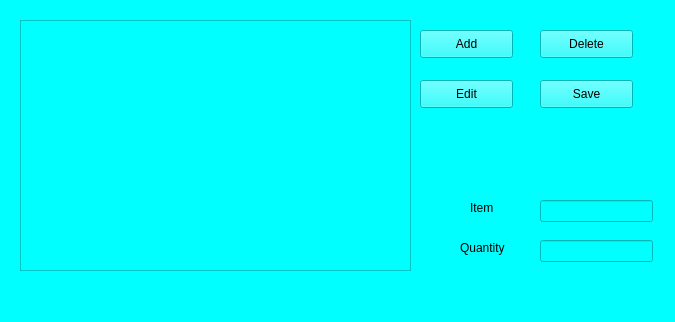
<?xml version="1.0" encoding="UTF-8"?>
<ui version="4.0">
 <class>MainWindow</class>
 <widget class="QMainWindow" name="MainWindow">
  <property name="geometry">
   <rect>
    <x>0</x>
    <y>0</y>
    <width>675</width>
    <height>322</height>
   </rect>
  </property>
  <property name="windowTitle">
   <string>MainWindow</string>
  </property>
  <property name="styleSheet">
   <string notr="true">background-color:#00FFFF;</string>
  </property>
  <widget class="QWidget" name="centralwidget">
   <widget class="QListWidget" name="listWidget_shoppingList">
    <property name="geometry">
     <rect>
      <x>20</x>
      <y>20</y>
      <width>391</width>
      <height>251</height>
     </rect>
    </property>
   </widget>
   <widget class="QPushButton" name="pushButton_add">
    <property name="geometry">
     <rect>
      <x>420</x>
      <y>30</y>
      <width>93</width>
      <height>28</height>
     </rect>
    </property>
    <property name="text">
     <string>Add</string>
    </property>
   </widget>
   <widget class="QPushButton" name="pushButton_delete">
    <property name="geometry">
     <rect>
      <x>540</x>
      <y>30</y>
      <width>93</width>
      <height>28</height>
     </rect>
    </property>
    <property name="text">
     <string>Delete</string>
    </property>
   </widget>
   <widget class="QPushButton" name="pushButton_edit">
    <property name="geometry">
     <rect>
      <x>420</x>
      <y>80</y>
      <width>93</width>
      <height>28</height>
     </rect>
    </property>
    <property name="text">
     <string>Edit</string>
    </property>
   </widget>
   <widget class="QLineEdit" name="lineEdit_itemName">
    <property name="geometry">
     <rect>
      <x>540</x>
      <y>200</y>
      <width>113</width>
      <height>22</height>
     </rect>
    </property>
   </widget>
   <widget class="QLineEdit" name="lineEdit_itemQuantity">
    <property name="geometry">
     <rect>
      <x>540</x>
      <y>240</y>
      <width>113</width>
      <height>22</height>
     </rect>
    </property>
   </widget>
   <widget class="QLabel" name="label_itemName">
    <property name="geometry">
     <rect>
      <x>470</x>
      <y>200</y>
      <width>55</width>
      <height>16</height>
     </rect>
    </property>
    <property name="text">
     <string>Item</string>
    </property>
   </widget>
   <widget class="QLabel" name="label_itemQuantity">
    <property name="geometry">
     <rect>
      <x>460</x>
      <y>240</y>
      <width>55</width>
      <height>16</height>
     </rect>
    </property>
    <property name="text">
     <string>Quantity</string>
    </property>
   </widget>
   <widget class="QPushButton" name="pushButton_save">
    <property name="geometry">
     <rect>
      <x>540</x>
      <y>80</y>
      <width>93</width>
      <height>28</height>
     </rect>
    </property>
    <property name="text">
     <string>Save</string>
    </property>
   </widget>
  </widget>
  <widget class="QMenuBar" name="menubar">
   <property name="geometry">
    <rect>
     <x>0</x>
     <y>0</y>
     <width>675</width>
     <height>26</height>
    </rect>
   </property>
  </widget>
  <widget class="QStatusBar" name="statusbar"/>
 </widget>
 <resources/>
 <connections/>
</ui>
